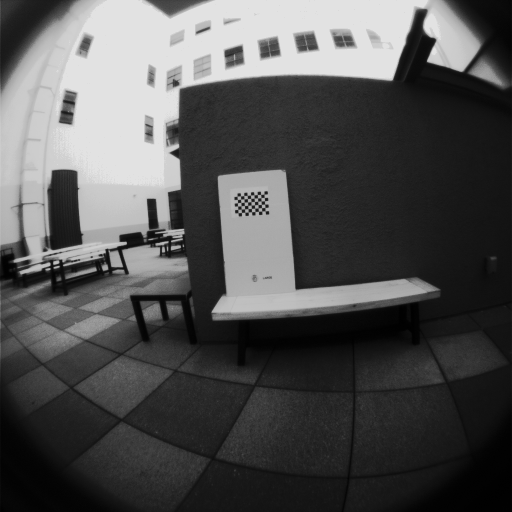
#> input picture example/december_callibration_images/ir-0.png, 1024 x 1024 px (shown at 1/2 size); its folder holds 4 pictures in this run
$ python undistort_ir_images.py   (older library calls are emulated)
#> lines starting #> are read from the running program, lines starting #| are printed output that depends on the picture
#!/usr/bin/env python

import cv2
import numpy as np
import os
import glob
import itertools
import json
from numpy.core.fromnumeric import argmax

#SECTION 1: UNDISTORT FISHEYE

#Read in OpenCV compatible instrinsics & distortion coeffs
COLOR_INTRINSIC = np.load('./savedCoeff/colorIntr.npy')
#> (reads example/savedCoeff/colorIntr.npy from the repository)
COLOR_DIST = np.load('./savedCoeff/colorDist.npy')
#> (reads example/savedCoeff/colorDist.npy from the repository)
IR_INTRINSIC = np.load('./savedCoeff/irIntr.npy')
#> (reads example/savedCoeff/irIntr.npy from the repository)
IR_DIST = np.load('./savedCoeff/irDist.npy')
#> (reads example/savedCoeff/irDist.npy from the repository)

print('Undistorting images-----------------')
imageDir = 'december_callibration_images'
ir_images = glob.glob('./' + imageDir + '/ir-*.png')
DIMS = (1024, 1024)
IDENTITY = np.eye(3)
for i in range(len(ir_images)):
	ir_img = cv2.imread(ir_images[i], cv2.IMREAD_UNCHANGED)
#> ir_img is the input picture: shape (1024, 1024) uint16; min 36, max 57866, mean 20874.8
	new_K, roi = cv2.getOptimalNewCameraMatrix(IR_INTRINSIC, IR_DIST, DIMS, 1)
	map1, map2 = cv2.initUndistortRectifyMap(IR_INTRINSIC, IR_DIST, IDENTITY, new_K, DIMS, cv2.CV_32FC1)
	undistorted_ir_img = cv2.remap(ir_img, map1, map2, interpolation=cv2.INTER_LINEAR, borderMode=cv2.BORDER_CONSTANT)
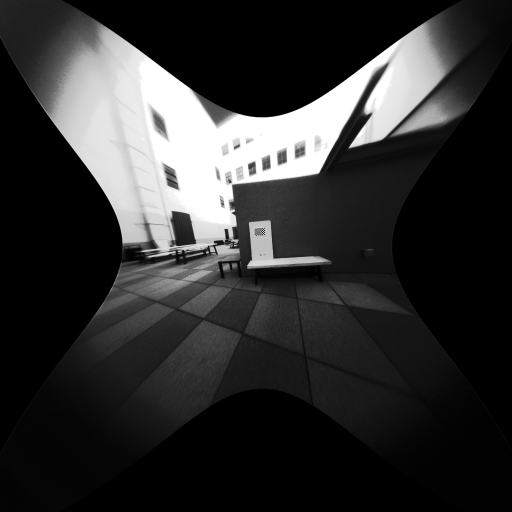
#> undistorted_ir_img: shape (1024, 1024) uint16 (shown at 1/2 size); min 0, max 57866, mean 11168.8; drawn with min black and max white
	#save the undistorted image
	cv2.imwrite('./undistorted_december_ir_images/' + 'ir-' + str(i) + '.png', undistorted_ir_img)
#> pass 2 of the loop `for i in range(len(ir_images)):`:
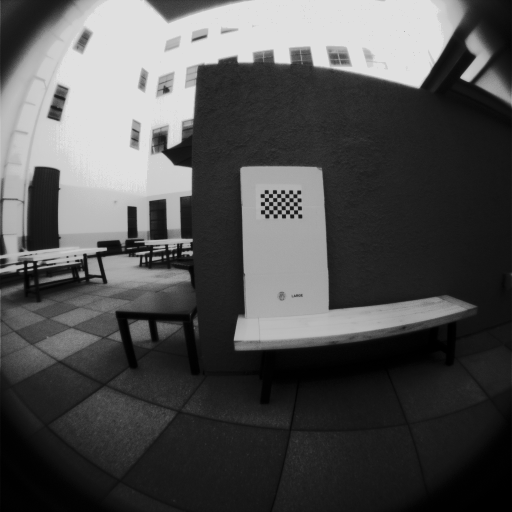
#> input picture example/december_callibration_images/ir-13.png, 1024 x 1024 px (shown at 1/2 size)
#> ir_img is the input picture: shape (1024, 1024) uint16; min 7, max 57555, mean 20832.6
#> `undistorted_ir_img = cv2.remap(ir_img, map1, map2, interpolation=cv2.I..`:
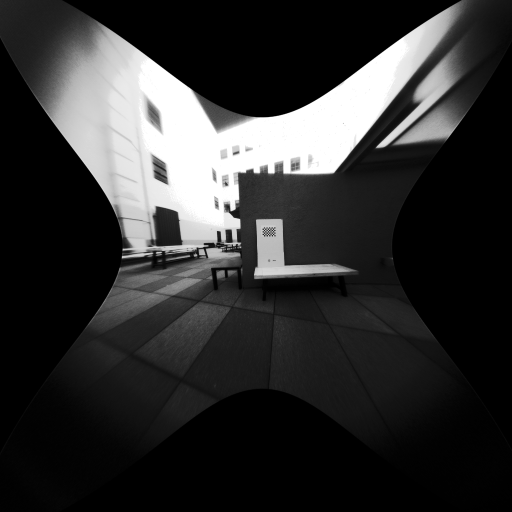
#> undistorted_ir_img: shape (1024, 1024) uint16 (shown at 1/2 size); min 0, max 57555, mean 11136.5; drawn with min black and max white
#> pass 3 of the loop `for i in range(len(ir_images)):`:
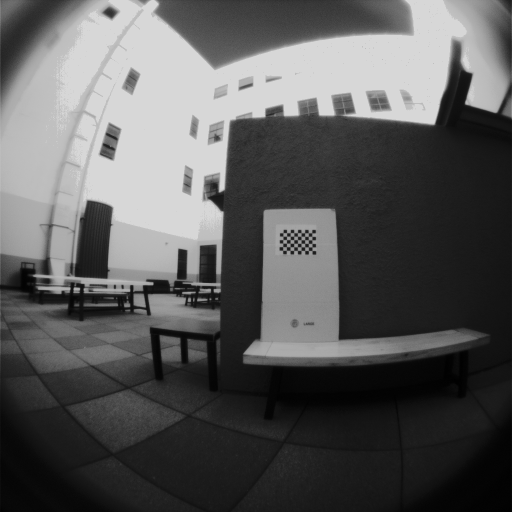
#> input picture example/december_callibration_images/ir-16.png, 1024 x 1024 px (shown at 1/2 size)
#> ir_img is the input picture: shape (1024, 1024) uint16; min 104, max 55053, mean 23009
#> `undistorted_ir_img = cv2.remap(ir_img, map1, map2, interpolation=cv2.I..`:
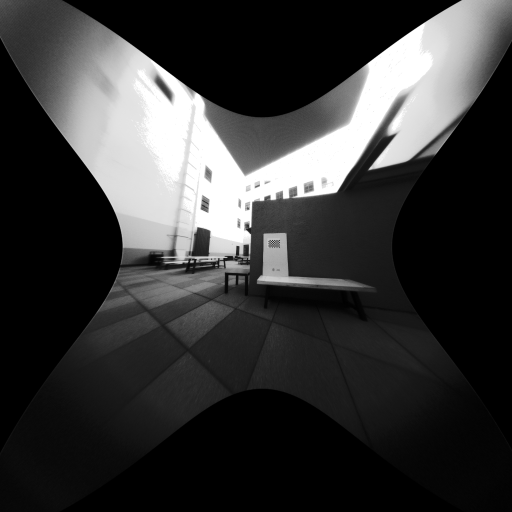
#> undistorted_ir_img: shape (1024, 1024) uint16 (shown at 1/2 size); min 0, max 55053, mean 12041.5; drawn with min black and max white
#> the loop made 4 passes; the first 3 are shown
